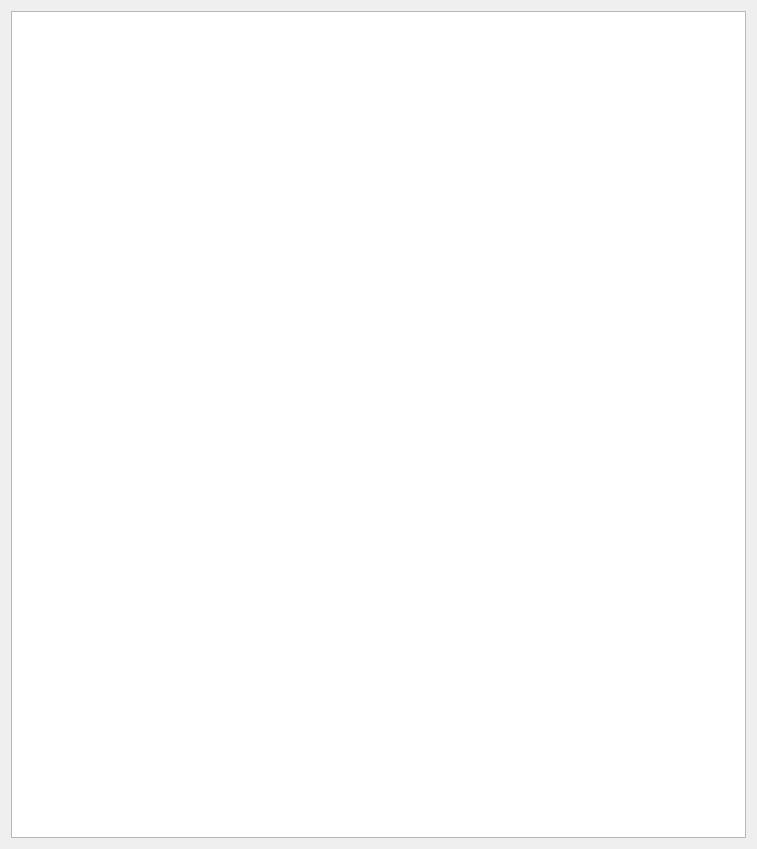
<?xml version="1.0" encoding="UTF-8"?>
<ui version="4.0">
 <class>Form</class>
 <widget class="QWidget" name="Form">
  <property name="geometry">
   <rect>
    <x>0</x>
    <y>0</y>
    <width>757</width>
    <height>849</height>
   </rect>
  </property>
  <property name="windowTitle">
   <string>Помощь</string>
  </property>
  <layout class="QVBoxLayout" name="verticalLayout">
   <item>
    <widget class="QTextBrowser" name="textBrowser">
     <property name="font">
      <font>
       <pointsize>10</pointsize>
      </font>
     </property>
     <property name="html">
      <string>&lt;!DOCTYPE HTML PUBLIC &quot;-//W3C//DTD HTML 4.0//EN&quot; &quot;http://www.w3.org/TR/REC-html40/strict.dtd&quot;&gt;
&lt;html&gt;&lt;head&gt;&lt;meta name=&quot;qrichtext&quot; content=&quot;1&quot; /&gt;&lt;style type=&quot;text/css&quot;&gt;
p, li { white-space: pre-wrap; }
&lt;/style&gt;&lt;/head&gt;&lt;body style=&quot; font-family:'MS Shell Dlg 2'; font-size:10pt; font-weight:400; font-style:normal;&quot;&gt;
&lt;p style=&quot;-qt-paragraph-type:empty; margin-top:0px; margin-bottom:0px; margin-left:0px; margin-right:0px; -qt-block-indent:0; text-indent:0px; font-size:7.8pt;&quot;&gt;&lt;br /&gt;&lt;/p&gt;&lt;/body&gt;&lt;/html&gt;</string>
     </property>
    </widget>
   </item>
  </layout>
 </widget>
 <resources/>
 <connections/>
</ui>
